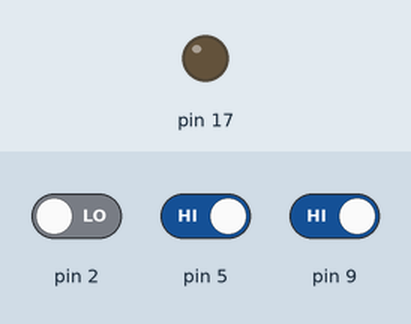
Bench run of a sketch on a simulated Arduino Leonardo, built with avr-gcc and run on an emulated ATmega32U4. Shown: output pins drawn as LEDs (lit = HIGH). Dashed ring = blinking. Inputs (shaded band) come from the test bench; at power-on: pin 5 HIGH, pin 2 LOW, pin 9 HIGH. USB keyboard and mouse output is not drawn.

Above: at 2.8 s.
2.9 s: pin 5 driven LOW
At 3.4 s:
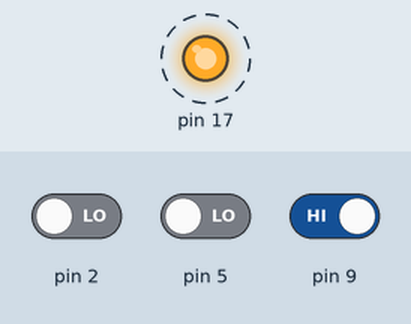
7.0 s: pin 2 driven HIGH
At 7.9 s:
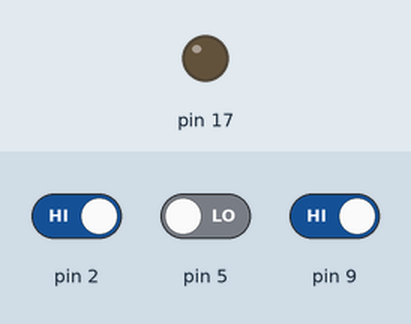
8.5 s: pin 2 driven LOW
At 10.1 s:
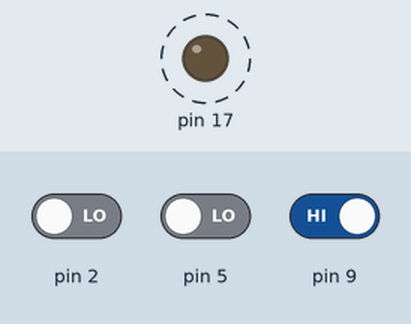
12.6 s: pin 5 driven HIGH
At 13.1 s:
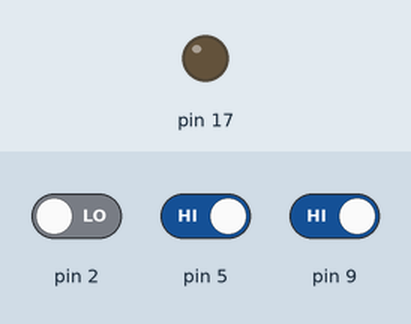
14.1 s: pin 9 driven LOW
At 15.8 s:
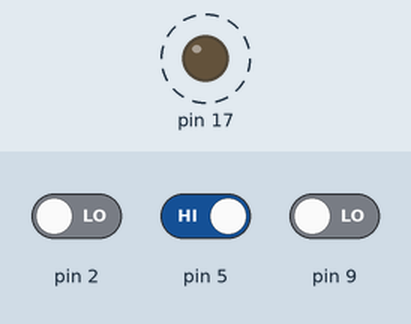
Timing chart, 0 to 19.2 s (numbered marks = the images above; inputs shaded):
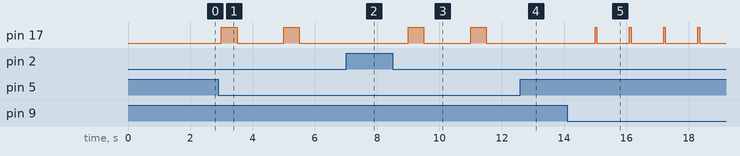

The sketch:

example.ino
```cpp
#include <Keyboard.h>  // HID-Keyboard-Library

void setup() {
  pinMode(2, INPUT);
  pinMode(5, INPUT);
  pinMode(9, INPUT);

  pinMode(17, OUTPUT);
  digitalWrite(17, LOW);

  Keyboard.begin();
}

void loop() {
  bool sensor2 = digitalRead(2) == LOW;
  bool sensor5 = digitalRead(5) == LOW;
  bool sensor9 = digitalRead(9) == LOW;

  // delay(1000);

  if (sensor2 && sensor5 && sensor9) {
    digitalWrite(17, HIGH);
  } else if (!sensor2 && !sensor5 && !sensor9) {
    // digitalWrite(17, HIGH);
  } else if (!sensor2 && !sensor5 && sensor9) {
    // digitalWrite(17, HIGH);
  } else if (!sensor2 && sensor5 && !sensor9) {
    // digitalWrite(17, HIGH);
  } else if (sensor2 && !sensor5 && !sensor9) {
    // digitalWrite(17, HIGH);
  } else if (!sensor2 && sensor5 && sensor9) {
    Keyboard.print("Hello World!");
    delay(2000);
  } else if (sensor2 && !sensor5 && sensor9) {
    digitalWrite(17, HIGH);
    delay(50);
    digitalWrite(17, LOW);
    delay(50);
  } else if (sensor2 && sensor5 && !sensor9) {
    digitalWrite(17, HIGH);
    delay(500);
    digitalWrite(17, LOW);
    delay(500);
  } else {
    //
  }

  delay(1000);
}
```

Measured:
- after the input at 2.9 s, pin 17: alternates HIGH for 0.50 s and LOW for 1.5 s, starting after 0.10 s
- after the input at 7.0 s, pin 17: stays LOW (without the input it goes to HIGH after 0.00 s)
- after the input at 8.5 s, pin 17: alternates HIGH for 0.50 s and LOW for 1.5 s, starting after 0.50 s
- after the input at 12.6 s, pin 17: stays LOW (without the input it goes to HIGH after 0.40 s)
- after the input at 14.1 s, pin 17: alternates HIGH for 0.05 s and LOW for 1.1 s, starting after 0.90 s
